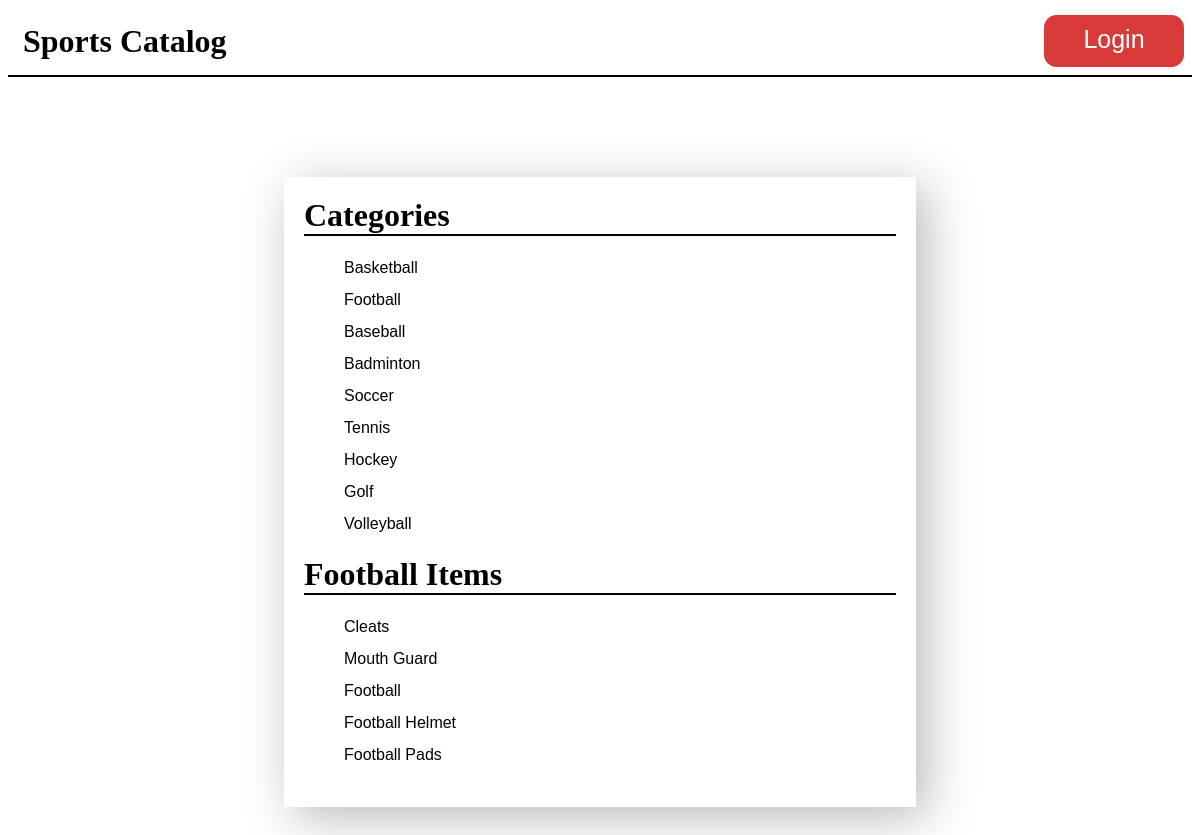
/category/2/items, run on an earlier commit of the app's database.
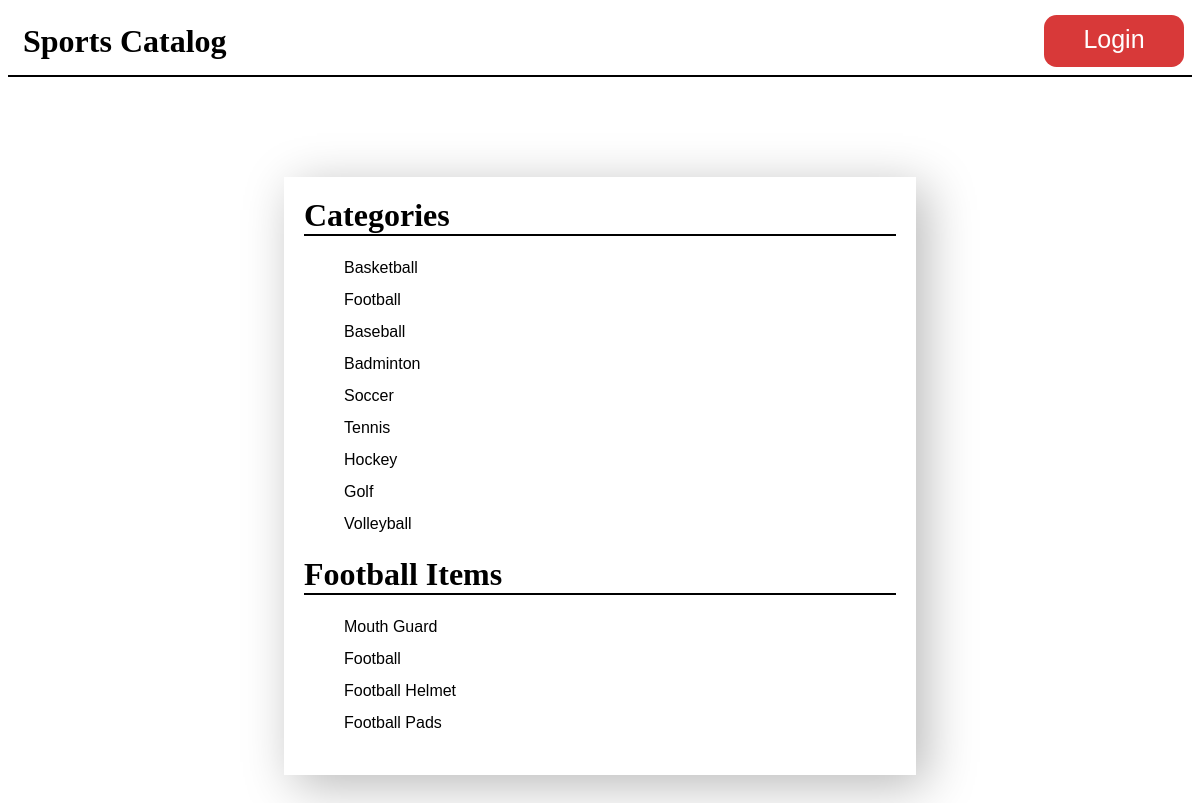
And on a later commit of the database.
### database_setup.py (models this page shows, shortened)
class Category(Base):
    __tablename__ = 'category'
    id = Column(Integer, primary_key=True)
    name = Column(String(100))

class Item(Base):
    __tablename__ = 'item'
    id = Column(Integer, primary_key=True)
    name = Column(String(100), nullable=False)
    description = Column(String(500), nullable=False)
    created_at = Column(DateTime, nullable=False, default=datetime.datetime.utcnow())
    updated_at = Column(DateTime, nullable=False, default=datetime.datetime.utcnow(), onupdate=datetime.datetime.utcnow())
    category_id = Column(Integer, ForeignKey('category.id'))
    category = relationship(Category)
    user_id = Column(Integer, ForeignKey('user.id'))
    user = relationship(User)

### main.py (the view)
@app.route('/category/<int:category_id>/items')
def showItems(category_id):
    logged_in = True
    if 'username' not in login_session:
        logged_in = False
    categories = session.query(Category).all()
    category = session.query(Category).filter_by(id=category_id).one()
    items = session.query(Item).filter_by(category_id=category_id).all()
    return render_template('showItems.html', items=items, category=category, categories=categories, allowed=logged_in)

### templates/showItems.html (shortened to what this page needs)
<!DOCTYPE html>
<html>
  <head>
    <link href="/static/style.css" rel="stylesheet" />
  </head>
  <body>
    <header>
      <div id="container">
        <h1><a href="{{url_for('showHomePage')}}">Sports Catalog</a></h1>
        {% if not allowed %}
          <a href="{{url_for('showLogin')}}" id="login">Login</a>
        {% else %}
          <a href="{{url_for('gdisconnect')}}" id="logout">Logout</a>
        {% endif %}
      </div>
    </header>
    <div id="category_content">
      <h1>Categories</h1>
      <ul>
        {% for category in categories %}
          <li>
            <a href="{{url_for('showItems', category_id=category.id)}}">{{category.name}}</a>
          </li>
        {% endfor %}
      </ul>
      <h1>{{category.name}} Items</h1>
      <ul>
        {% for item in items %}
          <li>
            <a href="{{url_for('showItem', category_id=category.id, item_id=item.id)}}">{{item.name}}</a>
          </li>
        {% endfor %}
      </ul>
    </div>
  </body>
</html>

What changed in the data, as far as the page shows it:
removed Item: name "Cleats"
